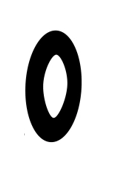
#> input picture hw1_mnist_svm/test_images/0.png, 117 x 179 px; its folder holds only this picture in this run
$ jupyter execute --allow-errors hw1_mnist_svm.ipynb
#> lines starting #> are read from the running program, lines starting #| are printed output that depends on the picture
# Распознавание рукописных цифр методом опорных векторов (SVM)

## Домашнее задание 1

**Цель работы:** Обучить модель SVM на датасете MNIST, сохранить данные в БД, протестировать на реальных картинках и развернуть веб-сервер.

## 1. Импорт необходимых библиотек

[cell 1]
# Импорты
import sqlite3
import numpy as np
import pandas as pd
import matplotlib.pyplot as plt
import seaborn as sns
from sklearn.model_selection import train_test_split
from sklearn.svm import SVC
from sklearn.metrics import accuracy_score, confusion_matrix
import joblib
import os
from PIL import Image, ImageOps
import glob

## 2. Загрузка данных из базы

[cell 2]
# Путь к базе (поднимаемся из папки notebooks в корень проекта)
DB_PATH = os.path.join(os.path.dirname(os.getcwd()), 'data', 'mnist.db')

# Подключаемся и читаем данные
#> (the rest of this cell did not finish here and is left out)

## 3. Разделение на обучающую и тестовую выборки

[cell 3]
# Константы
TEST_SIZE = 0.15  # 15% данных оставим для теста
RANDOM_STATE = 42  # для воспроизводимости

# # Разделяем на обучающую и тестовую выборки
#> (the rest of this cell did not finish here and is left out)

## 4. Обучение модели SVM

[cell 4]
# Создаём и обучаем модель
model = SVC(kernel='rbf', gamma='scale', verbose=True)
#> (the rest of this cell did not finish here and is left out)

## 5. Оценка качества модели

#> (a cell that did not finish here is left out)

## 6. Матрица ошибок

#> (a cell that did not finish here is left out)

## 7. Примеры цифр из тестовой выборки (по одной каждого класса)

[cell 7]
# Примеры цифр из тестовой выборки
fig, axes = plt.subplots(2, 5, figsize=(15, 6))
axes = axes.ravel()

#> (the rest of this cell did not finish here and is left out)

## 8. Случайные картинки с предсказаниями

[cell 8]
# Покажем несколько примеров цифр с предсказаниями
fig, axes = plt.subplots(3, 5, figsize=(15, 9))
axes = axes.ravel()

# Берём случайные индексы
np.random.seed(42)
#> (the rest of this cell did not finish here and is left out)

## 9. Тестирование на реальных картинках

[cell 9]
# # Папка с тестовыми картинками (поднимаемся из папки notebooks)
TEST_IMAGES_DIR = os.path.join(os.path.dirname(os.getcwd()), 'test_images')

# Функция подготовки изображения
def prepare_image(image_path):
    """
    Подготавливает картинку для модели:
    - ч/б
    - размер 28x28
    - превращает в массив 784 чисел
    - нормализует
    """
#> called with image_path = 'hw1_mnist_svm/test_images/0.png'
    # Открываем картинку
    img = Image.open(image_path)
#> img is the input picture: PIL image 117x179 RGBA; mean R, G, B, A 208.4, 208.4, 208.4, 255
    img_original = img.copy()  # сохраняем оригинал для показа

    # Превращаем в ч/б
    img = img.convert('L')
#> img: PIL image 117x179 L

    # Меняем размер на 28x28
    img = img.resize((28, 28))
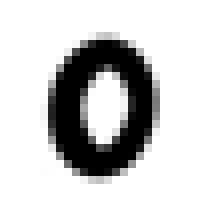
#> img: PIL image 28x28 L (shown 8 times larger); min 0, max 255, mean 208.4

    # Превращаем в массив numpy
    img_array = np.array(img)

    # Автоматическая инверсия: делаем так, чтобы цифра была светлее фона
    # Модель обучена на белых цифрах на чёрном фоне
    if np.mean(img_array) > 127:  # если фон светлый
        img_array = 255 - img_array  # инвертируем в тёмный фон, светлую цифру
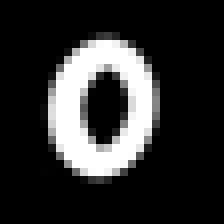
#> img_array: shape (28, 28) (shown 8 times larger); min 0, max 255, mean 46.6

    # Превращаем в плоский массив из 784 чисел
    img_flat = img_array.reshape(784)
#> img_flat = 784 values, max 255 at index 153, min 0 at index 0, mean 46.57

    # Нормализуем
    img_normalized = img_flat / 255.0
#> img_normalized = 784 values, max 1 at index 153, min 0 at index 0, mean 0.183
#> `img_array, img_original = prepare_image(img_file)`: img_array has the same summary as img_normalized in prepare_image

    return img_normalized, img_original


# Функция предсказания для одной картинки
def predict_single(model, image_array):
    """Принимает модель и массив из 784 чисел, возвращает предсказанную цифру."""
    prediction = model.predict([image_array])[0]
    return prediction


# Ищем все картинки в папке test_images
image_files = glob.glob(os.path.join(TEST_IMAGES_DIR, '*.png')) + \
              glob.glob(os.path.join(TEST_IMAGES_DIR, '*.jpg'))

if not image_files:
    print(f"В папке {TEST_IMAGES_DIR} нет PNG или JPG файлов")
    print("Создай папку и добавь туда картинки с цифрами")
else:
    print(f"Найдено картинок: {len(image_files)}")

[cell 10]
# Собираем результаты
results = []
#> (the rest of this cell did not finish here and is left out)

$ run again, on hw1_mnist_svm/test_images/2.png
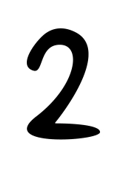
#> input picture hw1_mnist_svm/test_images/2.png, 134 x 187 px
#> in prepare_image, img is the input picture: PIL image 134x187 RGBA; mean R, G, B, A 221.2, 221.2, 221.2, 255
#> in prepare_image, `img = img.resize((28, 28))`:
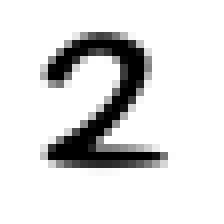
#> img: PIL image 28x28 L (shown 8 times larger); min 0, max 255, mean 221.1
#> in prepare_image, `img_array = 255 - img_array`:
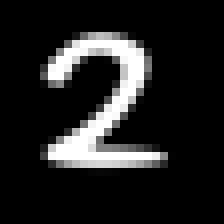
#> img_array: shape (28, 28) (shown 8 times larger); min 0, max 255, mean 33.9
#> img_flat = 784 values, max 255 at index 150, min 0 at index 0, mean 33.85
#> img_normalized = 784 values, max 1 at index 150, min 0 at index 0, mean 0.133
#> `img_array, img_original = prepare_image(img_file)`: img_array has the same summary as img_normalized in prepare_image

$ run again, on hw1_mnist_svm/test_images/3.png
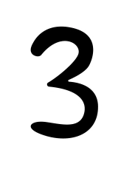
#> input picture hw1_mnist_svm/test_images/3.png, 140 x 180 px
#> in prepare_image, img is the input picture: PIL image 140x180 RGBA; mean R, G, B, A 223.8, 223.8, 223.8, 255
#> in prepare_image, `img = img.resize((28, 28))`:
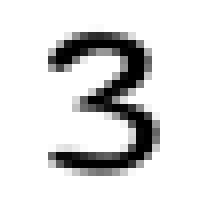
#> img: PIL image 28x28 L (shown 8 times larger); min 0, max 255, mean 223.7
#> in prepare_image, `img_array = 255 - img_array`:
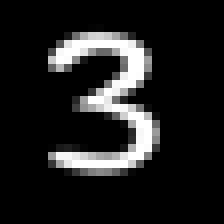
#> img_array: shape (28, 28) (shown 8 times larger); min 0, max 255, mean 31.3
#> img_flat = 784 values, max 255 at index 149, min 0 at index 0, mean 31.28
#> img_normalized = 784 values, max 1 at index 149, min 0 at index 0, mean 0.123
#> `img_array, img_original = prepare_image(img_file)`: img_array has the same summary as img_normalized in prepare_image
